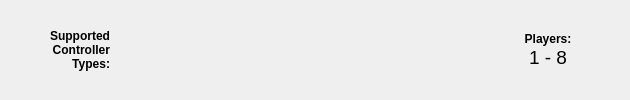
       <widget class="QWidget" name="topControllerApplet" native="true">
        <layout class="QHBoxLayout" name="horizontalLayout">
         <property name="spacing">
          <number>10</number>
         </property>
         <property name="leftMargin">
          <number>0</number>
         </property>
         <property name="topMargin">
          <number>10</number>
         </property>
         <property name="rightMargin">
          <number>0</number>
         </property>
         <property name="bottomMargin">
          <number>10</number>
         </property>
         <item>
          <spacer name="controllerAppletHorizontalSpacer2">
           <property name="orientation">
            <enum>Qt::Horizontal</enum>
           </property>
           <property name="sizeHint" stdset="0">
            <size>
             <width>40</width>
             <height>20</height>
            </size>
           </property>
          </spacer>
         </item>
         <item>
          <widget class="QWidget" name="controllersSupported" native="true">
           <property name="minimumSize">
            <size>
             <width>70</width>
             <height>70</height>
            </size>
           </property>
           <layout class="QVBoxLayout" name="verticalLayout_21">
            <property name="leftMargin">
             <number>0</number>
            </property>
            <property name="topMargin">
             <number>0</number>
            </property>
            <property name="rightMargin">
             <number>0</number>
            </property>
            <property name="bottomMargin">
             <number>0</number>
            </property>
            <item>
             <widget class="QLabel" name="controllersSupportedLabel">
              <property name="minimumSize">
               <size>
                <width>70</width>
                <height>70</height>
               </size>
              </property>
              <property name="font">
               <font>
                <weight>75</weight>
                <bold>true</bold>
               </font>
              </property>
              <property name="text">
               <string>Supported Controller Types:</string>
              </property>
              <property name="alignment">
               <set>Qt::AlignRight|Qt::AlignTrailing|Qt::AlignVCenter</set>
              </property>
              <property name="wordWrap">
               <bool>true</bool>
              </property>
             </widget>
            </item>
           </layout>
          </widget>
         </item>
         <item>
          <widget class="QWidget" name="controllerSupported1" native="true">
           <property name="sizePolicy">
            <sizepolicy hsizetype="Preferred" vsizetype="Preferred">
             <horstretch>0</horstretch>
             <verstretch>0</verstretch>
            </sizepolicy>
           </property>
           <property name="minimumSize">
            <size>
             <width>70</width>
             <height>70</height>
            </size>
           </property>
           <property name="maximumSize">
            <size>
             <width>70</width>
             <height>70</height>
            </size>
           </property>
           <property name="styleSheet">
            <string notr="true"/>
           </property>
          </widget>
         </item>
         <item>
          <widget class="QWidget" name="controllerSupported2" native="true">
           <property name="minimumSize">
            <size>
             <width>70</width>
             <height>70</height>
            </size>
           </property>
           <property name="maximumSize">
            <size>
             <width>70</width>
             <height>70</height>
            </size>
           </property>
           <property name="styleSheet">
            <string notr="true"/>
           </property>
          </widget>
         </item>
         <item>
          <widget class="QWidget" name="controllerSupported3" native="true">
           <property name="minimumSize">
            <size>
             <width>70</width>
             <height>70</height>
            </size>
           </property>
           <property name="maximumSize">
            <size>
             <width>70</width>
             <height>70</height>
            </size>
           </property>
           <property name="styleSheet">
            <string notr="true"/>
           </property>
          </widget>
         </item>
         <item>
          <widget class="QWidget" name="controllerSupported4" native="true">
           <property name="minimumSize">
            <size>
             <width>70</width>
             <height>70</height>
            </size>
           </property>
           <property name="maximumSize">
            <size>
             <width>70</width>
             <height>70</height>
            </size>
           </property>
           <property name="styleSheet">
            <string notr="true"/>
           </property>
          </widget>
         </item>
         <item>
          <widget class="QWidget" name="controllerSupported5" native="true">
           <property name="minimumSize">
            <size>
             <width>70</width>
             <height>70</height>
            </size>
           </property>
           <property name="maximumSize">
            <size>
             <width>70</width>
             <height>70</height>
            </size>
           </property>
           <property name="styleSheet">
            <string notr="true"/>
           </property>
          </widget>
         </item>
         <item>
          <widget class="QWidget" name="playersSupported" native="true">
           <property name="minimumSize">
            <size>
             <width>70</width>
             <height>70</height>
            </size>
           </property>
           <property name="maximumSize">
            <size>
             <width>70</width>
             <height>70</height>
            </size>
           </property>
           <layout class="QVBoxLayout" name="verticalLayout_20">
            <property name="spacing">
             <number>0</number>
            </property>
            <property name="leftMargin">
             <number>0</number>
            </property>
            <property name="topMargin">
             <number>16</number>
            </property>
            <property name="rightMargin">
             <number>14</number>
            </property>
            <property name="bottomMargin">
             <number>16</number>
            </property>
            <item>
             <widget class="QLabel" name="maxSupportedLabel">
              <property name="font">
               <font>
                <weight>75</weight>
                <bold>true</bold>
               </font>
              </property>
              <property name="text">
               <string>Players:</string>
              </property>
              <property name="alignment">
               <set>Qt::AlignCenter</set>
              </property>
              <property name="wordWrap">
               <bool>false</bool>
              </property>
             </widget>
            </item>
            <item>
             <widget class="QLabel" name="numberSupportedLabel">
              <property name="font">
               <font>
                <pointsize>14</pointsize>
               </font>
              </property>
              <property name="text">
               <string>1 - 8</string>
              </property>
              <property name="alignment">
               <set>Qt::AlignCenter</set>
              </property>
             </widget>
            </item>
           </layout>
          </widget>
         </item>
         <item>
          <spacer name="controllerAppletHorizontalSpacer3">
           <property name="orientation">
            <enum>Qt::Horizontal</enum>
           </property>
           <property name="sizeHint" stdset="0">
            <size>
             <width>40</width>
             <height>20</height>
            </size>
           </property>
          </spacer>
         </item>
        </layout>
       </widget>
